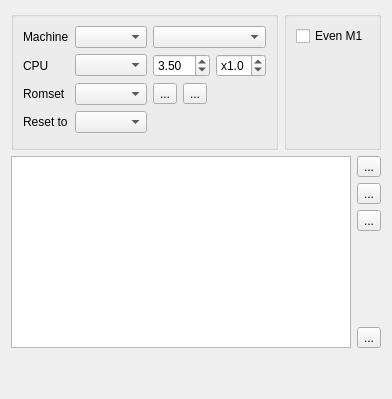
       <widget class="QWidget" name="tab1">
        <attribute name="icon">
         <iconset>
          <normalon>:/images/computer.png</normalon>
         </iconset>
        </attribute>
        <attribute name="title">
         <string>Machine</string>
        </attribute>
        <layout class="QVBoxLayout" name="verticalLayout_39" stretch="0,0,10">
         <item>
          <layout class="QHBoxLayout" name="horizontalLayout_9" stretch="10,0">
           <item>
            <widget class="QGroupBox" name="archArchGBox">
             <layout class="QGridLayout" name="gridLayout" columnstretch="0,10,0">
              <item row="3" column="0">
               <widget class="QLabel" name="label_42">
                <property name="text">
                 <string>Reset to</string>
                </property>
               </widget>
              </item>
              <item row="3" column="1">
               <widget class="QComboBox" name="resbox"/>
              </item>
              <item row="0" column="0">
               <widget class="QLabel" name="label">
                <property name="text">
                 <string>Machine</string>
                </property>
               </widget>
              </item>
              <item row="0" column="1">
               <widget class="QComboBox" name="machbox"/>
              </item>
              <item row="2" column="1">
               <widget class="QComboBox" name="rsetbox"/>
              </item>
              <item row="2" column="0">
               <widget class="QLabel" name="label_2">
                <property name="text">
                 <string>Romset</string>
                </property>
               </widget>
              </item>
              <item row="4" column="1">
               <spacer name="verticalSpacer_21">
                <property name="orientation">
                 <enum>Qt::Vertical</enum>
                </property>
                <property name="sizeHint" stdset="0">
                 <size>
                  <width>20</width>
                  <height>5</height>
                 </size>
                </property>
               </spacer>
              </item>
              <item row="2" column="2">
               <layout class="QHBoxLayout" name="horizontalLayout_2">
                <item>
                 <widget class="QToolButton" name="addrset">
                  <property name="text">
                   <string>...</string>
                  </property>
                  <property name="icon">
                   <iconset resource="../xpeccy.qrc">
                    <normaloff>:/images/add.png</normaloff>:/images/add.png</iconset>
                  </property>
                 </widget>
                </item>
                <item>
                 <widget class="QToolButton" name="rmrset">
                  <property name="text">
                   <string>...</string>
                  </property>
                  <property name="icon">
                   <iconset resource="../xpeccy.qrc">
                    <normaloff>:/images/cancel.png</normaloff>:/images/cancel.png</iconset>
                  </property>
                 </widget>
                </item>
                <item>
                 <spacer name="horizontalSpacer_2">
                  <property name="orientation">
                   <enum>Qt::Horizontal</enum>
                  </property>
                  <property name="sizeHint" stdset="0">
                   <size>
                    <width>40</width>
                    <height>20</height>
                   </size>
                  </property>
                 </spacer>
                </item>
               </layout>
              </item>
              <item row="0" column="2">
               <widget class="QComboBox" name="mszbox"/>
              </item>
              <item row="1" column="0">
               <widget class="QLabel" name="label_37">
                <property name="text">
                 <string>CPU</string>
                </property>
               </widget>
              </item>
              <item row="1" column="1">
               <widget class="QComboBox" name="cbCpu"/>
              </item>
              <item row="1" column="2">
               <layout class="QHBoxLayout" name="horizontalLayout_18">
                <item>
                 <widget class="QDoubleSpinBox" name="sbFreq">
                  <property name="decimals">
                   <number>2</number>
                  </property>
                  <property name="minimum">
                   <double>0.500000000000000</double>
                  </property>
                  <property name="maximum">
                   <double>14.000000000000000</double>
                  </property>
                  <property name="singleStep">
                   <double>0.010000000000000</double>
                  </property>
                  <property name="value">
                   <double>3.500000000000000</double>
                  </property>
                 </widget>
                </item>
                <item>
                 <widget class="QDoubleSpinBox" name="sbMult">
                  <property name="prefix">
                   <string>x</string>
                  </property>
                  <property name="decimals">
                   <number>1</number>
                  </property>
                  <property name="minimum">
                   <double>0.100000000000000</double>
                  </property>
                  <property name="maximum">
                   <double>8.000000000000000</double>
                  </property>
                  <property name="singleStep">
                   <double>0.100000000000000</double>
                  </property>
                  <property name="value">
                   <double>1.000000000000000</double>
                  </property>
                 </widget>
                </item>
               </layout>
              </item>
             </layout>
            </widget>
           </item>
           <item>
            <widget class="QGroupBox" name="archOptGBox">
             <layout class="QVBoxLayout" name="verticalLayout_26" stretch="0,0">
              <item>
               <widget class="QCheckBox" name="scrpwait">
                <property name="enabled">
                 <bool>true</bool>
                </property>
                <property name="text">
                 <string>Even M1</string>
                </property>
                <property name="checkable">
                 <bool>true</bool>
                </property>
               </widget>
              </item>
              <item>
               <spacer name="verticalSpacer_18">
                <property name="orientation">
                 <enum>Qt::Vertical</enum>
                </property>
                <property name="sizeHint" stdset="0">
                 <size>
                  <width>20</width>
                  <height>5</height>
                 </size>
                </property>
               </spacer>
              </item>
             </layout>
            </widget>
           </item>
          </layout>
         </item>
         <item>
          <layout class="QHBoxLayout" name="horizontalLayout_19">
           <item>
            <widget class="QTableView" name="tvRomset">
             <property name="enabled">
              <bool>true</bool>
             </property>
             <property name="editTriggers">
              <set>QAbstractItemView::NoEditTriggers</set>
             </property>
             <property name="alternatingRowColors">
              <bool>true</bool>
             </property>
             <property name="selectionMode">
              <enum>QAbstractItemView::SingleSelection</enum>
             </property>
             <property name="selectionBehavior">
              <enum>QAbstractItemView::SelectRows</enum>
             </property>
             <property name="gridStyle">
              <enum>Qt::DotLine</enum>
             </property>
             <attribute name="horizontalHeaderMinimumSectionSize">
              <number>32</number>
             </attribute>
             <attribute name="horizontalHeaderDefaultSectionSize">
              <number>32</number>
             </attribute>
             <attribute name="horizontalHeaderStretchLastSection">
              <bool>true</bool>
             </attribute>
             <attribute name="verticalHeaderVisible">
              <bool>false</bool>
             </attribute>
             <attribute name="verticalHeaderMinimumSectionSize">
              <number>17</number>
             </attribute>
             <attribute name="verticalHeaderDefaultSectionSize">
              <number>17</number>
             </attribute>
            </widget>
           </item>
           <item>
            <layout class="QVBoxLayout" name="verticalLayout_37">
             <item>
              <widget class="QToolButton" name="tbAddRom">
               <property name="text">
                <string>...</string>
               </property>
               <property name="icon">
                <iconset resource="../xpeccy.qrc">
                 <normaloff>:/images/add.png</normaloff>:/images/add.png</iconset>
               </property>
              </widget>
             </item>
             <item>
              <widget class="QToolButton" name="tbEditRom">
               <property name="text">
                <string>...</string>
               </property>
               <property name="icon">
                <iconset resource="../xpeccy.qrc">
                 <normaloff>:/images/edit.png</normaloff>:/images/edit.png</iconset>
               </property>
              </widget>
             </item>
             <item>
              <widget class="QToolButton" name="tbPreset">
               <property name="text">
                <string>...</string>
               </property>
               <property name="icon">
                <iconset resource="../xpeccy.qrc">
                 <normaloff>:/images/lamp.png</normaloff>:/images/lamp.png</iconset>
               </property>
              </widget>
             </item>
             <item>
              <spacer name="verticalSpacer_13">
               <property name="orientation">
                <enum>Qt::Vertical</enum>
               </property>
               <property name="sizeHint" stdset="0">
                <size>
                 <width>20</width>
                 <height>40</height>
                </size>
               </property>
              </spacer>
             </item>
             <item>
              <widget class="QToolButton" name="tbDelRom">
               <property name="text">
                <string>...</string>
               </property>
               <property name="icon">
                <iconset resource="../xpeccy.qrc">
                 <normaloff>:/images/cancel.png</normaloff>:/images/cancel.png</iconset>
               </property>
              </widget>
             </item>
            </layout>
           </item>
          </layout>
         </item>
         <item>
          <spacer name="verticalSpacer_19">
           <property name="orientation">
            <enum>Qt::Vertical</enum>
           </property>
           <property name="sizeHint" stdset="0">
            <size>
             <width>20</width>
             <height>40</height>
            </size>
           </property>
          </spacer>
         </item>
        </layout>
       </widget>
